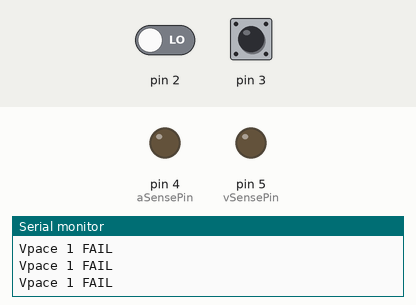
This sketch was run on a simulated Arduino Uno, built with avr-gcc and run on an emulated ATmega328P. Parts: output pins drawn as LEDs (lit = HIGH), the last lines printed to the serial monitor. Dashed ring = blinking. The test bench sets the inputs (shaded band); at power-on: pin 2 LOW, pin 3 LOW.

Above: at 1.2 s.
1.3 s: pin 2 driven HIGH
At 2.5 s:
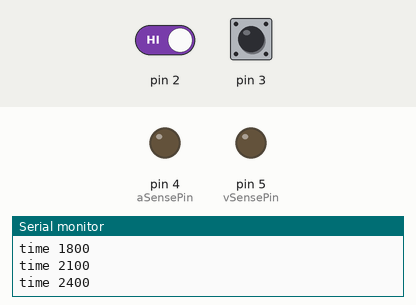
3.0 s: pin 3 driven HIGH
At 5.1 s:
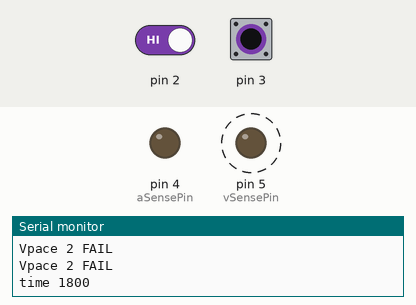
5.3 s: pin 3 pulsed LOW 2 times (0.12 s each, 0.3 s apart)
At 7.6 s:
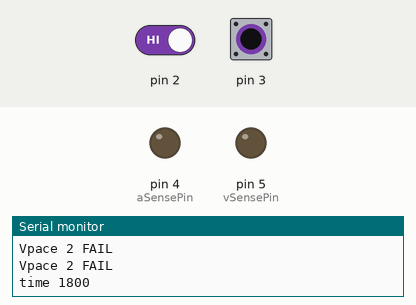
Timing chart, 0 to 9.1 s (numbered marks = the images above; inputs shaded):
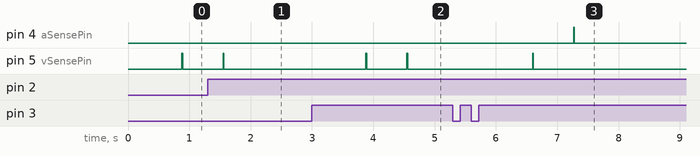

Measured:
- after the input at 1.3 s, pin 4 (aSensePin): stays LOW (without the input it goes to HIGH after 0.25 s); pin 5 (vSensePin): LOW → HIGH after 0.25 s, → LOW 0.01 s later
- after the input at 3.0 s, pin 5 (vSensePin): alternates HIGH for 0.01 s and LOW for 0.66 s, starting after 0.88 s
- after the input at 5.3 s, pin 4 (aSensePin): LOW → HIGH after 2.0 s, → LOW 0.01 s later; pin 5 (vSensePin): LOW → HIGH after 1.3 s, → LOW 0.01 s later

The sketch:

paceTest3.ino
```cpp
/*
  Pacemaker Test 3

  CIS 541
  Fall 2013
  Pacemaker Project
  Group 2
*/

#include <TimerOne.h>
// verify VRP, PAVB, PVARP
// I/O Pins
// Pins 0 & 1 used for serial transfer (for debugging purposes)
const int aSensePin = 4;     // the atrial sense pin
const int vSensePin = 5;     // the ventricular sense pin
//const int aPacePin = 2;      // the atrial pace pin
//const int vPacePin = 3;      // the ventricular pace pin
const unsigned long pulseTime = 10;    // pulse time for sense outputs

/////////////////////////////////
const int AVI=150;
const int LRI=1000;
const int VPR=200;
const int PVARP=300;
const int URI=500;
const int PAVB=60;
const int VSP=100;

/////////////////
////////////////////////////////////

// State
volatile unsigned long time = 0;      // time counter
volatile unsigned long Aclk=0;
volatile unsigned long Vclk=0;
volatile int checkA=0;
volatile int checkV=0;
volatile int Vtime=0;

void setup() {
  // attach external interrupts
  attachInterrupt(0, APace, RISING);
  attachInterrupt(1, VPace, RISING);

  // initialize the sense pins as outputs:
  pinMode(aSensePin, OUTPUT);
  pinMode(vSensePin, OUTPUT);

  // initialize timer1, and set a 1 millisecond period
  Timer1.initialize(1000);
  // attaches timeCallback() as a timer overflow interrupt
  Timer1.attachInterrupt(timeCallback);

  randomSeed(analogRead(0)); // seed our random number generator with random analog noise.

  // initialize serial communication (for debugging)
  Serial.begin(115200);
}

void loop() {
  if(time==855 && checkA != 1)
  {
    Serial.println("Apace 1 FAIL");
  }
  if(time==880)
  {
    VSense();
  }
  if(time==1005 && checkV !=1)
  {
    Serial.println("Vpace 1 FAIL");
  }
  if((time>=1000 && time<=1300) && checkA == 1)
  {
    Serial.println("Apace 2 FAIL");
  }
  if(time==1550)
  {
    ASense();
  }
  if(time==1705 && checkV !=1)
 {
   Serial.println("Vpace 2 FAIL");
 }

 if(time==1550)
  {
      VSense();
  }

  if((time>1710 && time<=1900) && checkV == 1)
  {
    Serial.println("Vpace 3 FAIL");
  }

if(time == 10 || time == 1010 || time == 1710)
{
  checkV=0;
}
if(time == 860)
{
  checkA=0;
}

}

void ASense() {
  // DEBUG
  Serial.print("-- ASense! -- ");
  Serial.println(time);

  digitalWrite(aSensePin, HIGH);
  delay(pulseTime);
  digitalWrite(aSensePin, LOW);
}

void VSense() {
  // DEBUG
  Serial.print("-- VSense! -- ");
  Serial.println(time);

  digitalWrite(vSensePin, HIGH);
  delay(pulseTime);
  digitalWrite(vSensePin, LOW);
}

void APace() {
  // DEBUG
  Serial.print("-- APace? -- ");
  Serial.println(time);
   checkA=1;
   Aclk=0;
//  time = 0;
}

void VPace() {
  // DEBUG
  Serial.print("-- VPace? -- ");
  Serial.println(time);
  checkV=1;
  if(Vtime==0)
  {
  time = 0;
  Vtime=1;
  }
  if(Vtime!=0)
  {
    Vtime+=1;
  }
  if(time>=2000)
  {
    time=0;
    Vtime=0;
  }

}

void timeCallback() {
  // DEBUG
  if ((time % 300) == 0) {
    Serial.print("time ");
    Serial.println(time);
  }
  Aclk += 1;
  Vclk += 1;
  time += 1;
}
```
